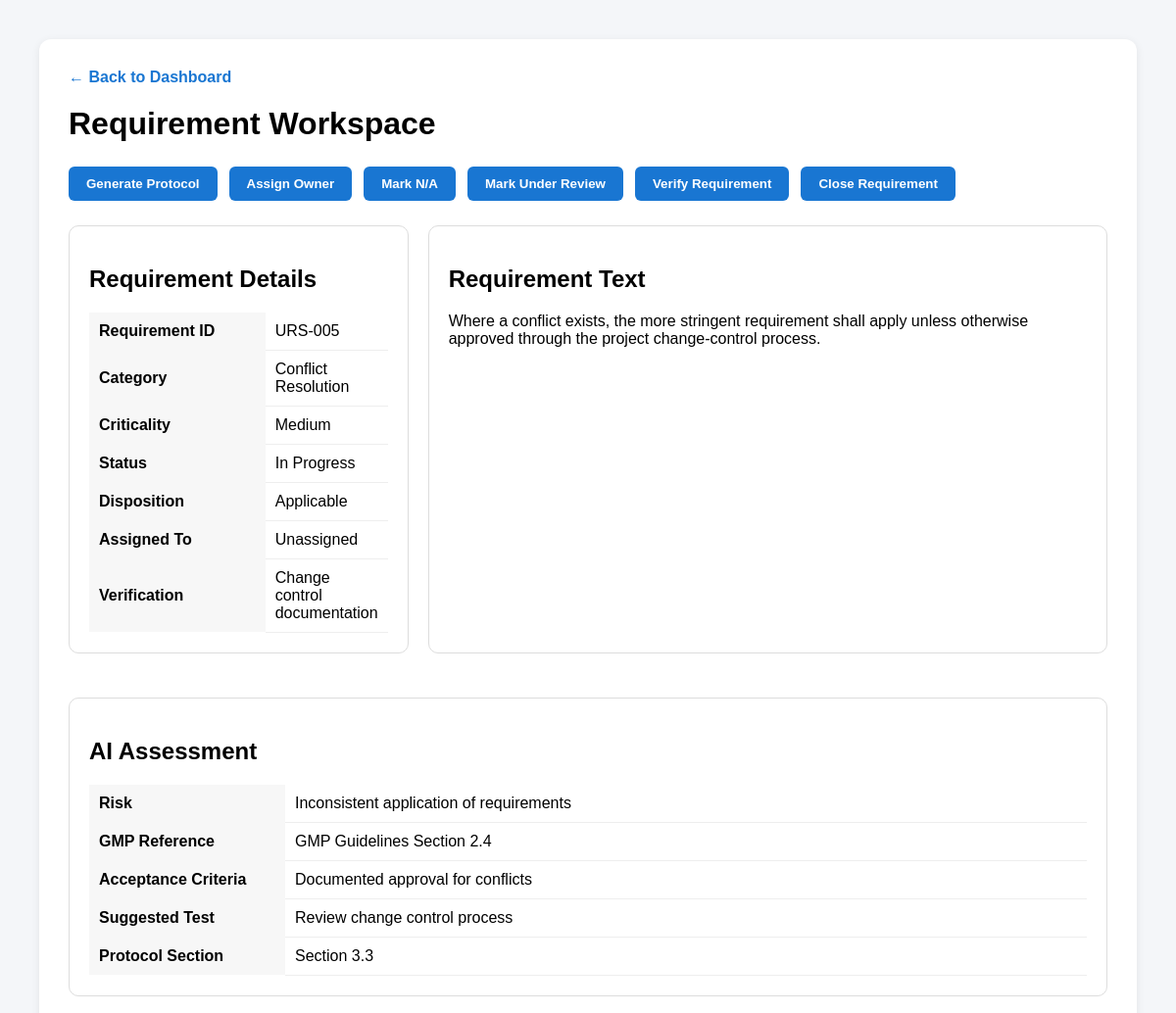
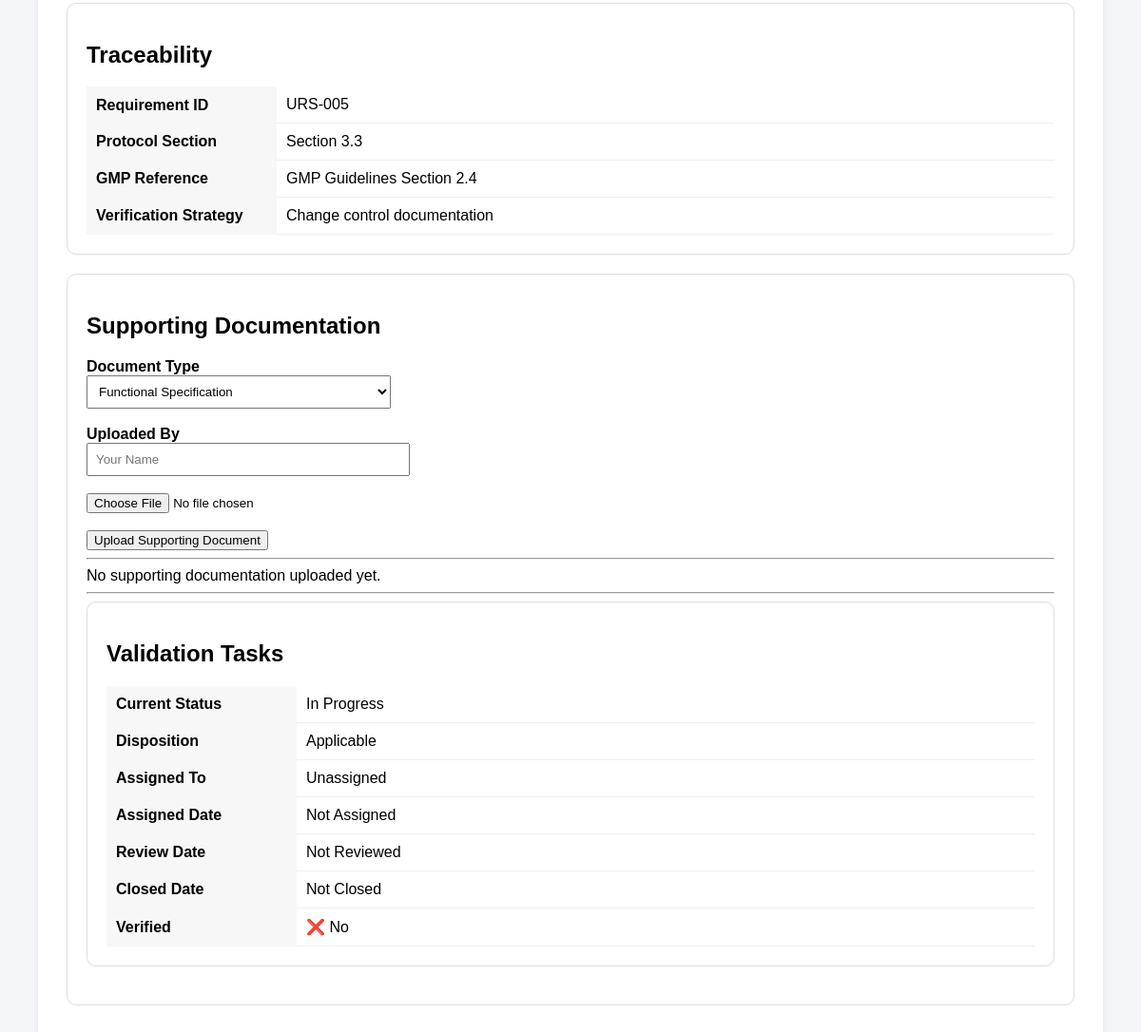
The page /requirement/URS-005 on the database its author committed (2 pictures, top to bottom).
### tables this page shows
CREATE TABLE requirements (

            req_id TEXT PRIMARY KEY,

            text TEXT,

            category TEXT,

            criticality TEXT,

            verification TEXT,

            status TEXT,

            verified INTEGER,

            risk TEXT,

            gmp_reference TEXT,

            acceptance_criteria TEXT,

            suggested_test TEXT,

            inspection_concern TEXT,

            protocol_section TEXT

        , assigned_to TEXT, assigned_date TEXT, review_date TEXT, verified_by TEXT, approved_by TEXT, closed_date TEXT, comments TEXT, disposition TEXT, na_reason TEXT, na_justification TEXT, na_approved_by TEXT, na_date TEXT, ai_processed INTEGER DEFAULT 0, ai_summary TEXT, system_id INTEGER, source_req_id TEXT, document_id INTEGER);

### web/main.py (the view)
@app.get("/requirement/{req_id}", response_class=HTMLResponse)
def requirement_workspace(
    request: Request,
    req_id: str,
):
    requirement = RequirementRepository.get(req_id)
    return templates.TemplateResponse(
        request=request,
        name="requirement.html",
        context={
            "requirement": requirement
        },
    )

### web/templates/requirement.html (shortened to what this page needs)
<!DOCTYPE html>
<html lang="en">
<head>
</head>
<body>
<div class="card">
<div style="margin-bottom:20px;">
<a href="/dashboard" style="text-decoration:none;color:#1976d2;font-weight:bold;">
← Back to Dashboard
</a>
</div>
<h1>Requirement Workspace</h1>
<div class="action-bar">
<button>Generate Protocol</button>
<button onclick="assignOwner()">
Assign Owner
</button>
<button onclick="markNotApplicable()">
Mark N/A
</button>
<button onclick="updateRequirementStatus('Under Review')">
Mark Under Review
</button>
<button onclick="updateRequirementStatus('Verified')">
Verify Requirement
</button>
<button onclick="updateRequirementStatus('Closed')">
Close Requirement
</button>
</div>
<div class="grid">
<div class="panel">
<h2>Requirement Details</h2>
<table class="details">
<tr>
<th>Requirement ID</th>
<td>{{ requirement.req_id }}</td>
</tr>
<tr>
<th>Category</th>
<td>{{ requirement.category }}</td>
</tr>
<tr>
<th>Criticality</th>
<td>{{ requirement.criticality }}</td>
</tr>
<tr>
<th>Status</th>
<td>
{% if requirement.status=="Open" %}
<span class="status-badge status-open">Open</span>
{% elif requirement.status=="Assigned" %}
<span class="status-badge status-assigned">Assigned</span>
{% elif requirement.status=="Under Review" %}
<span class="status-badge status-under-review">Under Review</span>
{% elif requirement.status=="Verified" %}
<span class="status-badge status-verified">Verified</span>
{% elif requirement.status=="Closed" %}
<span class="status-badge status-closed">Closed</span>
{% else %}
{{ requirement.status }}
{% endif %}
</td>
</tr>
<tr>
<th>Disposition</th>
<td>{{ requirement.disposition or "Applicable" }}</td>
</tr>
<tr>
<th>Assigned To</th>
<td>{{ requirement.assigned_to or "Unassigned" }}</td>
</tr>
<tr>
<th>Verification</th>
<td>{{ requirement.recommended_verification }}</td>
</tr>
</table>
</div>
<div class="panel">
<h2>Requirement Text</h2>
<p>{{ requirement.text }}</p>
</div>
</div>
<div class="panel">
<h2>AI Assessment</h2>
<table class="details">
<tr>
<th>Risk</th>
<td>{{ requirement.risk or "Not Available" }}</td>
</tr>
<tr>
<th>GMP Reference</th>
<td>{{ requirement.gmp_reference or "Not Available" }}</td>
</tr>
<tr>
<th>Acceptance Criteria</th>
<td>{{ requirement.acceptance_criteria or "Not Available" }}</td>
</tr>
<tr>
<th>Suggested Test</th>
<td>{{ requirement.suggested_test or "Not Available" }}</td>
</tr>
<tr>
<th>Protocol Section</th>
<td>{{ requirement.protocol_section or "Not Available" }}</td>
</tr>
</table>
</div>
<div class="panel">
<h2>Traceability</h2>
<table class="details">
<tr>
<th>Requirement ID</th>
<td>{{ requirement.req_id }}</td>
</tr>
<tr>
<th>Protocol Section</th>
<td>{{ requirement.protocol_section or "Not Assigned" }}</td>
</tr>
<tr>
<th>GMP Reference</th>
<td>{{ requirement.gmp_reference or "Not Available" }}</td>
</tr>
<tr>
<th>Verification Strategy</th>
<td>{{ requirement.recommended_verification }}</td>
</tr>
</table>
</div>
<div class="panel">
<h2>Supporting Documentation</h2>
<form id="supportingDocForm" enctype="multipart/form-data">
<label><b>Document Type</b></label><br>
<select
name="document_type"
style="width:320px;padding:8px;">
<option>Functional Specification</option>
</select>
<br><br>
<label><b>Uploaded By</b></label><br>
<input
type="text"
name="uploaded_by"
style="width:320px;padding:8px;"
placeholder="Your Name">
<br><br>
<input
type="file"
name="file">
<br><br>
<button
type="button"
onclick="uploadSupportingDocument()">
Upload Supporting Document
</button>
</form>
<hr>
<div id="uploadResult">
No supporting documentation uploaded yet.
</div>
<hr>
    <div class="panel">
<h2>Validation Tasks</h2>
<table class="details">
<tr>
<th>Current Status</th>
<td>
{% if requirement.status=="Open" %}
<span class="status-badge status-open">Open</span>
{% elif requirement.status=="Assigned" %}
<span class="status-badge status-assigned">Assigned</span>
{% elif requirement.status=="Under Review" %}
<span class="status-badge status-under-review">Under Review</span>
{% elif requirement.status=="Verified" %}
<span class="status-badge status-verified">Verified</span>
{% elif requirement.status=="Closed" %}
<span class="status-badge status-closed">Closed</span>
{% else %}
{{ requirement.status }}
{% endif %}
</td>
</tr>
<tr>
<th>Disposition</th>
<td>{{ requirement.disposition or "Applicable" }}</td>
</tr>
<tr>
<th>Assigned To</th>
<td>{{ requirement.assigned_to or "Unassigned" }}</td>
</tr>
<tr>
<th>Assigned Date</th>
<td>{{ requirement.assigned_date or "Not Assigned" }}</td>
</tr>
<tr>
<th>Review Date</th>
<td>{{ requirement.review_date or "Not Reviewed" }}</td>
</tr>
<tr>
<th>Closed Date</th>
<td>{{ requirement.closed_date or "Not Closed" }}</td>
</tr>
<tr>
<th>Verified</th>
<td>
{% if requirement.verified %}
✅ Yes
{% else %}
❌ No
{% endif %}
</td>
</tr>
</table>
</div>
</div>
</body>
</html>

### web/templates/requirement.html (style rules this page uses)
body { font-family:Arial,sans-serif; background:#f4f6f9; margin:0; padding:40px; }
.card { background:white; padding:30px; border-radius:12px; box-shadow:0 2px 8px rgba(0,0,0,.08); max-width:1200px; margin:auto; }
h1 { margin-top:0; }
.grid { display:grid; grid-template-columns:1fr 2fr; gap:20px; margin-bottom:25px; }
.panel { background:#fff; border:1px solid #ddd; border-radius:10px; padding:20px; margin-bottom:20px; }
.details { width:100%; border-collapse:collapse; }
.details th { text-align:left; width:180px; padding:10px; background:#f7f7f7; }
.details td { padding:10px; border-bottom:1px solid #eee; }
.action-bar { display:flex; gap:12px; margin:25px 0; flex-wrap:wrap; }
.action-bar button { background:#1976d2; color:white; border:none; padding:10px 18px; border-radius:6px; cursor:pointer; font-weight:600; }

### rows shown on the page
requirements: req_id "URS-005", category "Conflict Resolution", criticality "Medium", status "In Progress", disposition "Applicable", recommended_verification "Change control documentation", text "Where a conflict exists, the more stringent requirement shall apply unless otherwise approved through the project change-control process.", risk "Inconsistent application of requirements", gmp_reference "GMP Guidelines Section 2.4", acceptance_criteria "Documented approval for conflicts", suggested_test "Review change control process", protocol_section "Section 3.3"

### other values the page prints
{{ requirement.assigned_to or "Unassigned" }} "Unassigned"
{{ requirement.assigned_date or "Not Assigned" }} "Not Assigned"
{{ requirement.review_date or "Not Reviewed" }} "Not Reviewed"
{{ requirement.closed_date or "Not Closed" }} "Not Closed"
